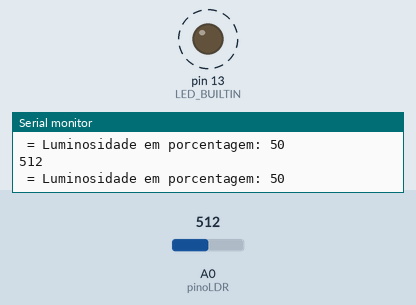
The sketch below on a simulated Arduino Uno, built with avr-gcc and run on an emulated ATmega328P. On the bench: output pins drawn as LEDs (lit = HIGH), the last lines printed to the serial monitor. Dashed ring = blinking. The test bench sets the inputs (shaded band); at power-on: A0 (pinoLDR) = 512.

Above: at 1.2 s.
1.3 s: A0 (pinoLDR) set to 716
At 2.5 s:
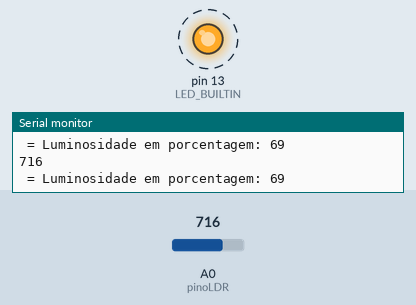
2.8 s: A0 (pinoLDR) set to 900
At 2.99 s:
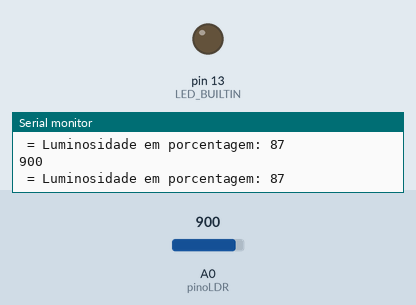
5.8 s: A0 (pinoLDR) set to 721
7.3 s: A0 (pinoLDR) set to 705
10.3 s: A0 (pinoLDR) set to 1023
At 11.2 s:
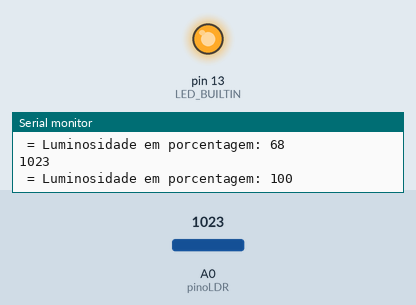
Timing chart, 0 to 12.8 s (numbered marks = the images above; inputs shaded):
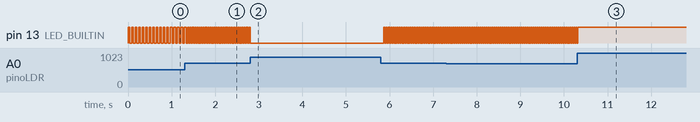

The sketch:

LDR.ino
```cpp
int valorLdr = 0;
int pinoLDR = 0;
int luminosidade = 0;
int recebe;

void setup() {
 pinMode (LED_BUILTIN, OUTPUT);
 Serial.begin(9600);

}

void loop() {
 valorLdr = analogRead(pinoLDR);
 Serial.println(valorLdr);

luminosidade = map(valorLdr, 0, 1023, 0, 100);

Serial.print(" = Luminosidade em porcentagem: ");

Serial.println(luminosidade);

recebe = 90 - luminosidade;

digitalWrite(LED_BUILTIN, HIGH);
  delay(recebe);
  digitalWrite(LED_BUILTIN, LOW);
  delay(recebe);


}
```

Measured:
- after the input at 1.3 s, pin 13 (LED_BUILTIN): alternates HIGH for 0.02 s and LOW for 0.02 s, starting after 0.12 s
- after the input at 2.8 s, pin 13 (LED_BUILTIN): goes on until 2.8 s, then stays LOW
- after the input at 5.8 s, pin 13 (LED_BUILTIN): alternates HIGH for 0.02 s and LOW for 0.02 s, starting after 0.07 s
- after the input at 10.3 s, pin 13 (LED_BUILTIN): goes on until 10.3 s, then stays HIGH
- by itself, pin 13 (LED_BUILTIN): alternates HIGH for 0.04 s and LOW for 0.04 s
